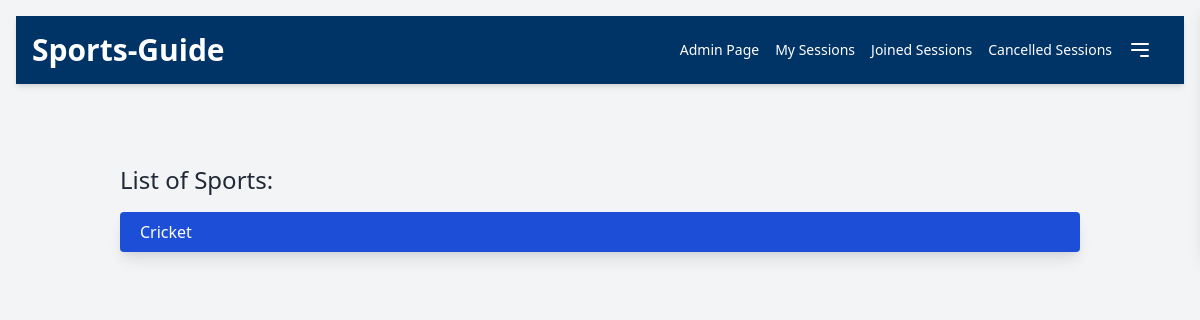
Before: /player (signed in) with the older database file.
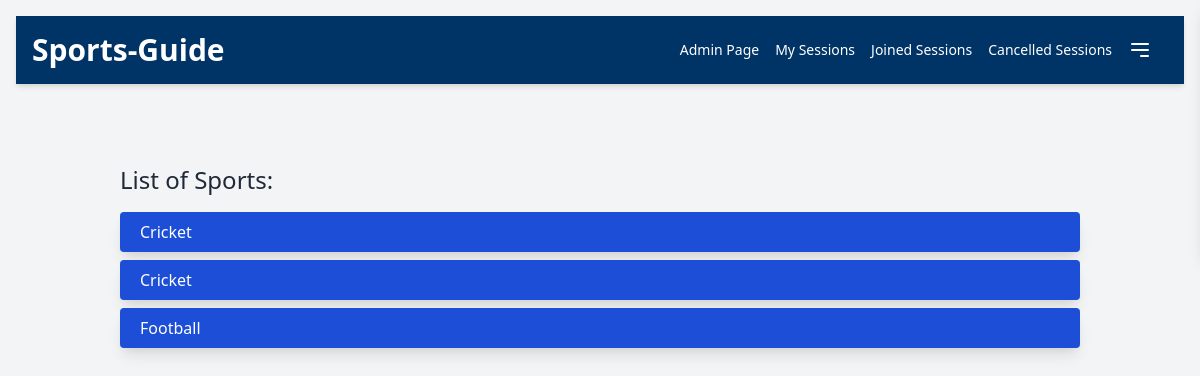
After: the same page with the newer database file.
### authentication/models.py (models this page shows, shortened)
class Sport(models.Model):
    id = models.IntegerField(primary_key=True)
    sport_name = models.CharField(max_length=100)

### authentication/views.py (the view)
    def _wrapped_view(request, *args, **kwargs):
        if not request.user.is_authenticated:
            messages.info(request, "Please sign in to access this page.")
            return redirect(settings.LOGIN_URL)
        return view_func(request, *args, **kwargs)

### authentication/views.py (called while the page is built)
def login_required(view_func):
    def _wrapped_view(request, *args, **kwargs):
        if not request.user.is_authenticated:
            messages.info(request, "Please sign in to access this page.")
            return redirect(settings.LOGIN_URL)
        return view_func(request, *args, **kwargs)
    return _wrapped_view

@login_required
def player(request):
    csports = Sport.objects.all()
    sessions = Session.objects.all()
    return render(request, 'Player.html', {'csports': csports, 'sessions': sessions})

### templates/Player.html (shortened to what this page needs)
<!DOCTYPE html>
<html lang="en">
  <head>
    <link
      href="https://cdn.jsdelivr.net/npm/tailwindcss@2.2.19/dist/tailwind.min.css"
      rel="stylesheet" />
  </head>
  <body class="bg-gray-100 text-gray-800">
    <nav class="navbar flex flex-wrap justify-between items-center p-4 shadow-md m-4">
      <a
        href="/player"
        class="text-3xl font-bold text-white hover:text-gray-300 transition duration-300"
        >Sports-Guide</a
      >
      <div id="navbar-menu" class="hidden md:flex flex-wrap items-center space-x-4">
        {% if user.is_staff %}
        <a href="/organizor" class="text-sm text-white hover:text-gray-300 transition duration-300"
          >Admin Page</a
        >
        <a href="/mysession" class="text-sm text-white hover:text-gray-300 transition duration-300"
          >My Sessions</a
        >
        <a
          href="/joinedsessions"
          class="text-sm text-white hover:text-gray-300 transition duration-300"
          >Joined Sessions</a
        >
        <a
          href="/cancel_sessions"
          class="text-sm text-white hover:text-gray-300 transition duration-300"
          >Cancelled Sessions</a
        >
        {% endif %}
        <div class="relative">
          <svg
            xmlns="http://www.w3.org/2000/svg"
            class="h-6 w-6 cursor-pointer text-white"
            fill="none"
            viewBox="0 0 24 24"
            stroke="currentColor"
            onclick="toggleDropdown()">
            <path
              stroke-linecap="round"
              stroke-linejoin="round"
              stroke-width="2"
              d="M4 6h16M4 12h16m-7 6h7" />
          </svg>
        </div>
      </div>
    </nav>
    <div class="container mx-auto p-8">
      {% if csports %}
      <h2 class="text-2xl text-gray-800 mt-8 mb-4 fade-in">List of Sports:</h2>
      <ul class="sports-list space-y-2">
        {% for sport in csports %}
        <li
          class="bg-blue-700 text-white shadow-lg px-5 py-2 rounded hover:bg-blue-800 transition-transform transform hover:scale-105 duration-300 ease-in-out fade-in">
          <a href="{% url 'filtered_sessions' sport.id %}">{{ sport.sport_name }}</a>
        </li>
        {% endfor %}
      </ul>
      {% else %}
      <p class="text-gray-600 mt-8 fade-in">No sports created yet</p>
      {% endif %}
    </div>
  </body>
</html>

Changed rows visible on the page:
added Sport: sport_name "Cricket"
added Sport: sport_name "Football"
